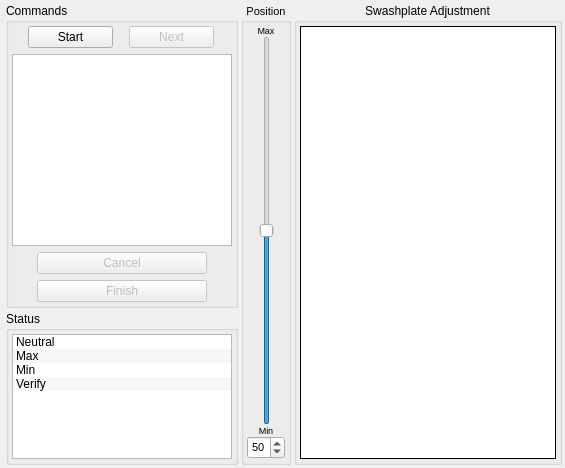
       <widget class="QWidget" name="SwashPlateLevel">
        <attribute name="title">
         <string>Swashplate Levelling</string>
        </attribute>
        <layout class="QGridLayout" name="gridLayout_8">
         <property name="margin">
          <number>3</number>
         </property>
         <property name="spacing">
          <number>3</number>
         </property>
         <item row="0" column="0">
          <layout class="QVBoxLayout" name="verticalLayout_8">
           <property name="leftMargin">
            <number>3</number>
           </property>
           <item>
            <widget class="QGroupBox" name="SwashLvlInstructionsBox">
             <property name="sizePolicy">
              <sizepolicy hsizetype="Fixed" vsizetype="Maximum">
               <horstretch>0</horstretch>
               <verstretch>0</verstretch>
              </sizepolicy>
             </property>
             <property name="minimumSize">
              <size>
               <width>228</width>
               <height>0</height>
              </size>
             </property>
             <property name="title">
              <string>Commands</string>
             </property>
             <layout class="QVBoxLayout" name="verticalLayout">
              <property name="margin">
               <number>3</number>
              </property>
              <item>
               <layout class="QHBoxLayout" name="horizontalLayout_9">
                <property name="spacing">
                 <number>0</number>
                </property>
                <item>
                 <widget class="QPushButton" name="SwashLvlStartButton">
                  <property name="minimumSize">
                   <size>
                    <width>85</width>
                    <height>0</height>
                   </size>
                  </property>
                  <property name="maximumSize">
                   <size>
                    <width>85</width>
                    <height>16777215</height>
                   </size>
                  </property>
                  <property name="text">
                   <string>Start</string>
                  </property>
                 </widget>
                </item>
                <item>
                 <widget class="QPushButton" name="SwashLvlNextButton">
                  <property name="enabled">
                   <bool>false</bool>
                  </property>
                  <property name="minimumSize">
                   <size>
                    <width>85</width>
                    <height>0</height>
                   </size>
                  </property>
                  <property name="maximumSize">
                   <size>
                    <width>85</width>
                    <height>16777215</height>
                   </size>
                  </property>
                  <property name="text">
                   <string>Next</string>
                  </property>
                 </widget>
                </item>
               </layout>
              </item>
              <item>
               <widget class="QTextEdit" name="SwashLvlStepInstruction">
                <property name="minimumSize">
                 <size>
                  <width>0</width>
                  <height>150</height>
                 </size>
                </property>
                <property name="maximumSize">
                 <size>
                  <width>220</width>
                  <height>450</height>
                 </size>
                </property>
                <property name="horizontalScrollBarPolicy">
                 <enum>Qt::ScrollBarAlwaysOff</enum>
                </property>
                <property name="readOnly">
                 <bool>true</bool>
                </property>
               </widget>
              </item>
              <item>
               <layout class="QGridLayout" name="gridLayout_3">
                <item row="0" column="0">
                 <widget class="QPushButton" name="SwashLvlCancelButton">
                  <property name="enabled">
                   <bool>false</bool>
                  </property>
                  <property name="minimumSize">
                   <size>
                    <width>170</width>
                    <height>0</height>
                   </size>
                  </property>
                  <property name="maximumSize">
                   <size>
                    <width>170</width>
                    <height>16777215</height>
                   </size>
                  </property>
                  <property name="text">
                   <string>Cancel</string>
                  </property>
                 </widget>
                </item>
                <item row="1" column="0">
                 <widget class="QPushButton" name="SwashLvlFinishButton">
                  <property name="enabled">
                   <bool>false</bool>
                  </property>
                  <property name="minimumSize">
                   <size>
                    <width>170</width>
                    <height>0</height>
                   </size>
                  </property>
                  <property name="maximumSize">
                   <size>
                    <width>170</width>
                    <height>16777215</height>
                   </size>
                  </property>
                  <property name="text">
                   <string>Finish</string>
                  </property>
                 </widget>
                </item>
               </layout>
              </item>
             </layout>
            </widget>
           </item>
           <item>
            <widget class="QGroupBox" name="SwashLvlStatusBox">
             <property name="sizePolicy">
              <sizepolicy hsizetype="Fixed" vsizetype="Maximum">
               <horstretch>0</horstretch>
               <verstretch>0</verstretch>
              </sizepolicy>
             </property>
             <property name="minimumSize">
              <size>
               <width>200</width>
               <height>0</height>
              </size>
             </property>
             <property name="title">
              <string>Status</string>
             </property>
             <layout class="QGridLayout" name="gridLayout_22">
              <property name="horizontalSpacing">
               <number>3</number>
              </property>
              <property name="verticalSpacing">
               <number>2</number>
              </property>
              <property name="margin">
               <number>3</number>
              </property>
              <item row="1" column="0">
               <widget class="QListWidget" name="SwashLvlStepList">
                <property name="minimumSize">
                 <size>
                  <width>220</width>
                  <height>0</height>
                 </size>
                </property>
                <property name="maximumSize">
                 <size>
                  <width>190</width>
                  <height>125</height>
                 </size>
                </property>
                <property name="editTriggers">
                 <set>QAbstractItemView::NoEditTriggers</set>
                </property>
                <property name="alternatingRowColors">
                 <bool>true</bool>
                </property>
                <property name="selectionMode">
                 <enum>QAbstractItemView::NoSelection</enum>
                </property>
                <property name="selectionBehavior">
                 <enum>QAbstractItemView::SelectRows</enum>
                </property>
                <item>
                 <property name="text">
                  <string>Neutral</string>
                 </property>
                 <property name="icon">
                  <iconset>
                   <normaloff>:/configgadget/images/none.png</normaloff>
                   <normalon>:/configgadget/images/ok.png</normalon>:/configgadget/images/none.png</iconset>
                 </property>
                </item>
                <item>
                 <property name="text">
                  <string>Max</string>
                 </property>
                 <property name="icon">
                  <iconset>
                   <normaloff>:/configgadget/images/none.png</normaloff>
                   <normalon>:/configgadget/images/ok.png</normalon>:/configgadget/images/none.png</iconset>
                 </property>
                </item>
                <item>
                 <property name="text">
                  <string>Min</string>
                 </property>
                 <property name="icon">
                  <iconset>
                   <normaloff>:/configgadget/images/none.png</normaloff>
                   <normalon>:/configgadget/images/ok.png</normalon>:/configgadget/images/none.png</iconset>
                 </property>
                 <property name="flags">
                  <set>ItemIsSelectable|ItemIsEnabled</set>
                 </property>
                </item>
                <item>
                 <property name="text">
                  <string>Verify</string>
                 </property>
                 <property name="icon">
                  <iconset>
                   <normaloff>:/configgadget/images/none.png</normaloff>
                   <normalon>:/configgadget/images/ok.png</normalon>:/configgadget/images/none.png</iconset>
                 </property>
                 <property name="flags">
                  <set>ItemIsEnabled</set>
                 </property>
                </item>
               </widget>
              </item>
             </layout>
            </widget>
           </item>
           <item>
            <spacer name="verticalSpacer_4">
             <property name="orientation">
              <enum>Qt::Vertical</enum>
             </property>
             <property name="sizeType">
              <enum>QSizePolicy::MinimumExpanding</enum>
             </property>
             <property name="sizeHint" stdset="0">
              <size>
               <width>20</width>
               <height>0</height>
              </size>
             </property>
            </spacer>
           </item>
          </layout>
         </item>
         <item row="0" column="1">
          <widget class="QGroupBox" name="SwashLvlccpmSliderBox">
           <property name="enabled">
            <bool>true</bool>
           </property>
           <property name="sizePolicy">
            <sizepolicy hsizetype="Fixed" vsizetype="Expanding">
             <horstretch>0</horstretch>
             <verstretch>0</verstretch>
            </sizepolicy>
           </property>
           <property name="minimumSize">
            <size>
             <width>50</width>
             <height>100</height>
            </size>
           </property>
           <property name="maximumSize">
            <size>
             <width>50</width>
             <height>600</height>
            </size>
           </property>
           <property name="font">
            <font>
             <pointsize>8</pointsize>
            </font>
           </property>
           <property name="title">
            <string>Position</string>
           </property>
           <property name="alignment">
            <set>Qt::AlignCenter</set>
           </property>
           <layout class="QVBoxLayout" name="verticalLayout_5">
            <property name="spacing">
             <number>0</number>
            </property>
            <property name="margin">
             <number>3</number>
            </property>
            <item>
             <widget class="QLabel" name="label_17">
              <property name="enabled">
               <bool>true</bool>
              </property>
              <property name="font">
               <font>
                <pointsize>7</pointsize>
               </font>
              </property>
              <property name="text">
               <string>Max</string>
              </property>
              <property name="scaledContents">
               <bool>true</bool>
              </property>
              <property name="alignment">
               <set>Qt::AlignCenter</set>
              </property>
             </widget>
            </item>
            <item>
             <layout class="QHBoxLayout" name="horizontalLayout_4">
              <item>
               <spacer name="horizontalSpacer_7">
                <property name="orientation">
                 <enum>Qt::Horizontal</enum>
                </property>
                <property name="sizeHint" stdset="0">
                 <size>
                  <width>5</width>
                  <height>25</height>
                 </size>
                </property>
               </spacer>
              </item>
              <item>
               <widget class="QSlider" name="SwashLvlPositionSlider">
                <property name="enabled">
                 <bool>true</bool>
                </property>
                <property name="sizePolicy">
                 <sizepolicy hsizetype="Fixed" vsizetype="Expanding">
                  <horstretch>0</horstretch>
                  <verstretch>0</verstretch>
                 </sizepolicy>
                </property>
                <property name="minimumSize">
                 <size>
                  <width>0</width>
                  <height>100</height>
                 </size>
                </property>
                <property name="maximum">
                 <number>100</number>
                </property>
                <property name="singleStep">
                 <number>5</number>
                </property>
                <property name="value">
                 <number>50</number>
                </property>
                <property name="orientation">
                 <enum>Qt::Vertical</enum>
                </property>
               </widget>
              </item>
              <item>
               <spacer name="horizontalSpacer_8">
                <property name="orientation">
                 <enum>Qt::Horizontal</enum>
                </property>
                <property name="sizeHint" stdset="0">
                 <size>
                  <width>5</width>
                  <height>25</height>
                 </size>
                </property>
               </spacer>
              </item>
             </layout>
            </item>
            <item>
             <widget class="QLabel" name="label_18">
              <property name="enabled">
               <bool>true</bool>
              </property>
              <property name="font">
               <font>
                <pointsize>7</pointsize>
               </font>
              </property>
              <property name="text">
               <string>Min</string>
              </property>
              <property name="alignment">
               <set>Qt::AlignCenter</set>
              </property>
             </widget>
            </item>
            <item>
             <widget class="QSpinBox" name="SwashLvlPositionSpinBox">
              <property name="maximum">
               <number>100</number>
              </property>
              <property name="singleStep">
               <number>5</number>
              </property>
              <property name="value">
               <number>50</number>
              </property>
             </widget>
            </item>
           </layout>
          </widget>
         </item>
         <item row="0" column="2">
          <widget class="QGroupBox" name="SwashLvlccpmSwashImageBox">
           <property name="sizePolicy">
            <sizepolicy hsizetype="Expanding" vsizetype="Expanding">
             <horstretch>1</horstretch>
             <verstretch>1</verstretch>
            </sizepolicy>
           </property>
           <property name="minimumSize">
            <size>
             <width>200</width>
             <height>200</height>
            </size>
           </property>
           <property name="maximumSize">
            <size>
             <width>600</width>
             <height>600</height>
            </size>
           </property>
           <property name="sizeIncrement">
            <size>
             <width>10</width>
             <height>10</height>
            </size>
           </property>
           <property name="baseSize">
            <size>
             <width>200</width>
             <height>200</height>
            </size>
           </property>
           <property name="title">
            <string>Swashplate Adjustment</string>
           </property>
           <property name="alignment">
            <set>Qt::AlignHCenter|Qt::AlignTop</set>
           </property>
           <property name="flat">
            <bool>false</bool>
           </property>
           <property name="checkable">
            <bool>false</bool>
           </property>
           <layout class="QGridLayout" name="gridLayout_11">
            <property name="horizontalSpacing">
             <number>3</number>
            </property>
            <property name="margin">
             <number>3</number>
            </property>
            <item row="0" column="0">
             <widget class="QSplitter" name="splitter_4">
              <property name="orientation">
               <enum>Qt::Vertical</enum>
              </property>
              <widget class="QGraphicsView" name="SwashLvlSwashplateImage">
               <property name="sizePolicy">
                <sizepolicy hsizetype="Preferred" vsizetype="Preferred">
                 <horstretch>1</horstretch>
                 <verstretch>1</verstretch>
                </sizepolicy>
               </property>
               <property name="minimumSize">
                <size>
                 <width>200</width>
                 <height>200</height>
                </size>
               </property>
               <property name="maximumSize">
                <size>
                 <width>500</width>
                 <height>500</height>
                </size>
               </property>
               <property name="sizeIncrement">
                <size>
                 <width>10</width>
                 <height>10</height>
                </size>
               </property>
               <property name="baseSize">
                <size>
                 <width>200</width>
                 <height>200</height>
                </size>
               </property>
               <property name="frameShape">
                <enum>QFrame::Box</enum>
               </property>
               <property name="frameShadow">
                <enum>QFrame::Plain</enum>
               </property>
               <property name="lineWidth">
                <number>1</number>
               </property>
               <property name="midLineWidth">
                <number>0</number>
               </property>
               <property name="verticalScrollBarPolicy">
                <enum>Qt::ScrollBarAlwaysOff</enum>
               </property>
               <property name="horizontalScrollBarPolicy">
                <enum>Qt::ScrollBarAlwaysOff</enum>
               </property>
               <property name="backgroundBrush">
                <brush brushstyle="DiagCrossPattern">
                 <color alpha="25">
                  <red>126</red>
                  <green>176</green>
                  <blue>220</blue>
                 </color>
                </brush>
               </property>
               <property name="foregroundBrush">
                <brush brushstyle="NoBrush">
                 <color alpha="255">
                  <red>0</red>
                  <green>0</green>
                  <blue>0</blue>
                 </color>
                </brush>
               </property>
               <property name="sceneRect">
                <rectf>
                 <x>0.000000000000000</x>
                 <y>0.000000000000000</y>
                 <width>400.000000000000000</width>
                 <height>400.000000000000000</height>
                </rectf>
               </property>
               <property name="alignment">
                <set>Qt::AlignCenter</set>
               </property>
               <property name="resizeAnchor">
                <enum>QGraphicsView::AnchorViewCenter</enum>
               </property>
              </widget>
             </widget>
            </item>
           </layout>
          </widget>
         </item>
        </layout>
       </widget>
